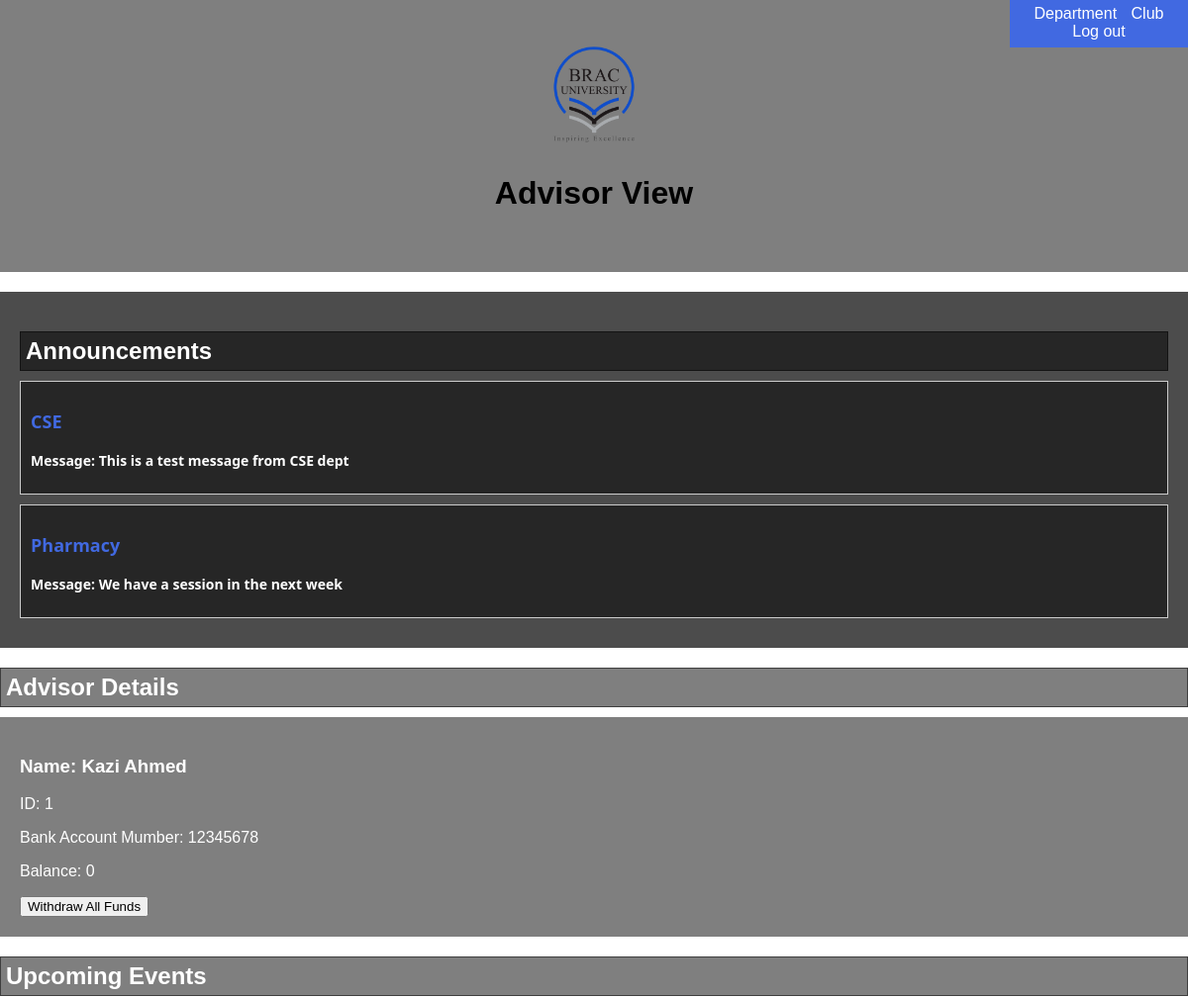
The app's page /advisorview.php (upper part), older data.
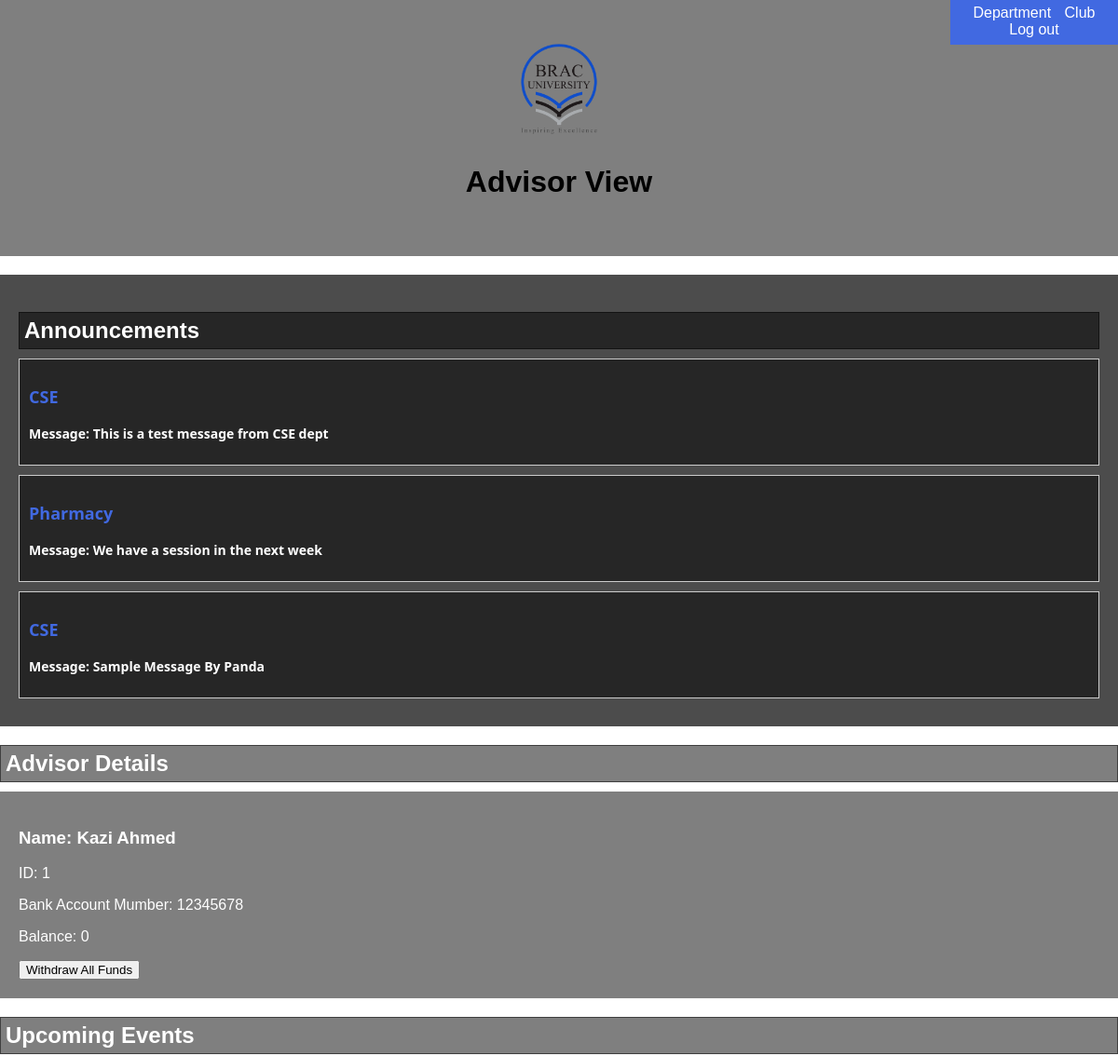
The same page, newer data.
### tables this page shows
CREATE TABLE `departmentmessages` (
  `departmentname` varchar(100) NOT NULL,
  `message` varchar(200) NOT NULL
);

CREATE TABLE `advisor` (
  `email` varchar(40) NOT NULL,
  `name` varchar(40) NOT NULL,
  `pin` int(11) NOT NULL,
  `id` int(11) NOT NULL,
  `Bank_account` int(11) NOT NULL,
  `designation` varchar(20) NOT NULL,
  `balance` int(11) NOT NULL
);

### advisorview.php (the view, shortened to what this page needs)
<!DOCTYPE html>
<html lang="en">
<head>
    <link rel="stylesheet" type="text/css" href="css/advisorview.css">
</head>
<body background="img/bracubackground.jpg">
    <div class="navbar">
        <a href='department_list.php'>Department</a>
        <a href='club_list.php'>Club</a>
        <a href="logout.php">Log out</a>
    </div>
    <div class="advisor-info">
        <img src="img/bracu_logo.png" alt="Club Logo" class="club-logo">
        <h1 class="advisor"><?php echo 'Advisor View'; ?></h1>
    </div>
    <div class="Dept-messages">
    <h2 class="section-heading">Announcements</h2>
    <?php
                require_once("dbconnect.php");
                $sql = "SELECT * FROM departmentmessages";
                $result = mysqli_query($conn, $sql);
                if(mysqli_num_rows($result) > 0){
                    while($row = mysqli_fetch_array($result)){
            ?>
            <div class="departmentmessages">
                <h3><?php echo $row[0]; ?></h3>
                <p> Message: <?php echo $row[1]; ?></p>
            </div>
            <?php
                    }
                }
            ?>
    </div>
    <div class="advisor-details">
        <h2 class = 'section-heading'>Advisor Details</h2>
        <div class="advisor-details-dev">
            <?php
                require_once("dbconnect.php");
                $sql = "SELECT * FROM advisor";
                $result = mysqli_query($conn, $sql);
                if(mysqli_num_rows($result) > 0){
                    while($row = mysqli_fetch_array($result)){
            ?>
            <div class="advisor">
                <h3> Name: <?php echo $row[1]; ?></h3>
                <p> ID: <?php echo $row[3]; ?></p>
                <p> Bank Account Mumber: <?php echo $row[4]; ?></p>
                <p> Balance: <?php echo $row[6]; ?></p>
                <form action="" method="post">
        <button class="withdraw-balance" name="withdraw_balance">Withdraw All Funds</button>
    </form>
            </div>
            <?php
                    }
                }
            ?>
        </div>
    </div>
    <div class="events-section">
        <h2 class = 'section-heading'>Upcoming Events</h2>
    </div>
</body>
</html>

Row changes from the older to the newer data that the page shows:
added departmentmessages: departmentname "CSE", message "Sample Message By Panda"
